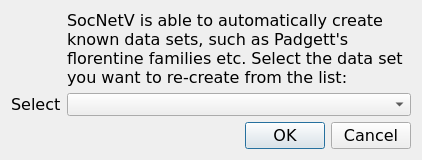
<?xml version="1.0" encoding="UTF-8"?>
<ui version="4.0">
 <class>DataSetSelectDialog</class>
 <widget class="QDialog" name="DataSetSelectDialog">
  <property name="enabled">
   <bool>true</bool>
  </property>
  <property name="geometry">
   <rect>
    <x>0</x>
    <y>0</y>
    <width>422</width>
    <height>160</height>
   </rect>
  </property>
  <property name="minimumSize">
   <size>
    <width>400</width>
    <height>160</height>
   </size>
  </property>
  <property name="maximumSize">
   <size>
    <width>600</width>
    <height>195</height>
   </size>
  </property>
  <property name="font">
   <font>
    <pointsize>12</pointsize>
   </font>
  </property>
  <property name="windowTitle">
   <string>Select Data Set</string>
  </property>
  <layout class="QGridLayout" name="gridLayout">
   <item row="0" column="0">
    <widget class="QLabel" name="description_image">
     <property name="minimumSize">
      <size>
       <width>40</width>
       <height>40</height>
      </size>
     </property>
     <property name="maximumSize">
      <size>
       <width>50</width>
       <height>50</height>
      </size>
     </property>
     <property name="font">
      <font>
       <pointsize>12</pointsize>
      </font>
     </property>
     <property name="text">
      <string>&lt;html&gt;&lt;head/&gt;&lt;body&gt;&lt;p&gt;&lt;img width=&quot;40&quot; height=&quot;40&quot;  src=&quot;:/images/socnetv-32px.png&quot;/&gt;&lt;/p&gt;&lt;/body&gt;&lt;/html&gt;</string>
     </property>
     <property name="textFormat">
      <enum>Qt::RichText</enum>
     </property>
     <property name="wordWrap">
      <bool>true</bool>
     </property>
    </widget>
   </item>
   <item row="0" column="1">
    <widget class="QLabel" name="description">
     <property name="sizePolicy">
      <sizepolicy hsizetype="Expanding" vsizetype="Preferred">
       <horstretch>0</horstretch>
       <verstretch>0</verstretch>
      </sizepolicy>
     </property>
     <property name="minimumSize">
      <size>
       <width>350</width>
       <height>40</height>
      </size>
     </property>
     <property name="maximumSize">
      <size>
       <width>0</width>
       <height>110</height>
      </size>
     </property>
     <property name="font">
      <font>
       <family>DejaVu Sans</family>
       <pointsize>12</pointsize>
      </font>
     </property>
     <property name="text">
      <string>SocNetV is able to automatically create known data sets, such as Padgett's florentine families etc. 
Select the data set you want to re-create from the list: </string>
     </property>
     <property name="textFormat">
      <enum>Qt::RichText</enum>
     </property>
     <property name="wordWrap">
      <bool>true</bool>
     </property>
    </widget>
   </item>
   <item row="1" column="0">
    <widget class="QLabel" name="selectLabel">
     <property name="font">
      <font>
       <family>DejaVu Sans</family>
       <pointsize>12</pointsize>
      </font>
     </property>
     <property name="text">
      <string>Select</string>
     </property>
    </widget>
   </item>
   <item row="1" column="1">
    <widget class="QComboBox" name="selectBox">
     <property name="enabled">
      <bool>true</bool>
     </property>
     <property name="minimumSize">
      <size>
       <width>300</width>
       <height>20</height>
      </size>
     </property>
     <property name="font">
      <font>
       <family>DejaVu Sans</family>
       <pointsize>11</pointsize>
      </font>
     </property>
     <property name="cursor">
      <cursorShape>PointingHandCursor</cursorShape>
     </property>
     <property name="toolTip">
      <string>&lt;html&gt;&lt;head/&gt;&lt;body&gt;&lt;p&gt;Click to select a data set&lt;/p&gt;&lt;/body&gt;&lt;/html&gt;</string>
     </property>
    </widget>
   </item>
   <item row="2" column="0" colspan="2">
    <widget class="QDialogButtonBox" name="buttonBox">
     <property name="font">
      <font>
       <family>DejaVu Sans</family>
       <pointsize>12</pointsize>
      </font>
     </property>
     <property name="orientation">
      <enum>Qt::Horizontal</enum>
     </property>
     <property name="standardButtons">
      <set>QDialogButtonBox::Cancel|QDialogButtonBox::Ok</set>
     </property>
    </widget>
   </item>
  </layout>
 </widget>
 <resources/>
 <connections/>
</ui>
